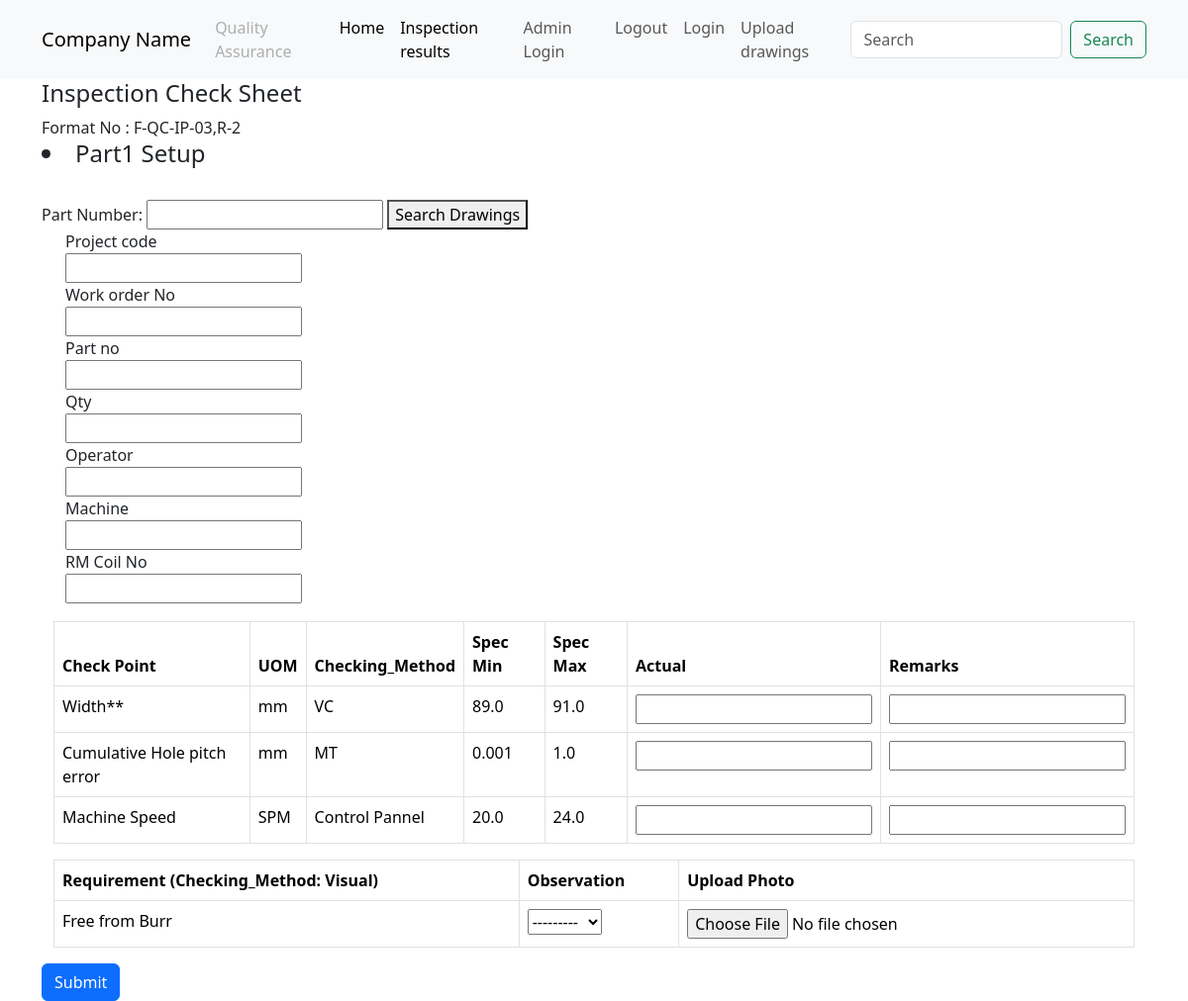
/1/ (signed in), run on the app's committed database.
### insp/models.py (models this page shows, shortened)
class Part(models.Model):
    part_group=models.ForeignKey(Part_group, on_delete=models.SET_NULL, null=True, blank=True)
    part=models.CharField(max_length=256,blank=True,null=True)
    def __str__(self):
        return str(self.part)

class Check(models.Model):
    part = models.ForeignKey(Part, on_delete=models.SET_NULL, null=True, blank=True)
    checkpoint=models.CharField(max_length=256,blank=True,null=True)
    uom = models.CharField(max_length=256,blank=True,null=True)
    checking_method=models.CharField(max_length=150,blank=True,null=True)
    spec_min=models.FloatField(null=True, blank=True)
    spec_max=models.FloatField(null=True, blank=True)
    Requirement=models.CharField(max_length=256,null=True, blank=True)

### insp/views.py (the view)
# urls.py: path('<int:pk>/', part_detail, name='part_detail'),
@login_required
@permission_required('Permission', raise_exception=True)
def part_detail(request, pk):
    part_ob = Part.objects.get(id=pk)
    checks = Check.objects.filter(part=part_ob)
    count = len(checks)
    drawing_search_form = DrawingSearchForm(request.GET)
    part_no_query = drawing_search_form['part_no'].value()
    if part_no_query:
        drawings = Part_detail.objects.filter(part_no=part_no_query)
    else:
        drawings = None
    formset=None
    form1 = Project_Form()
    InspFormSet = inlineformset_factory(Check, Inspection, extra=count, fields=('Var_spec_min', 'Var_spec_max', 'Actual', 'Remarks', 'Observation', 'Photo'), can_delete=False, labels='')
    if request.method == "POST":
        if 'drawing_search_submit' in request.POST:
            drawings = Part_detail.objects.filter(part_no__icontains=part_no_query)
        elif 'inspection_submit' in request.POST:
            formset = InspFormSet(request.POST, request.FILES, queryset=Inspection.objects.filter(check_point__part=part_ob))
            form1 = Project_Form(request.POST)
            if form1.is_valid() and formset.is_valid():
                form1 = form1.save()
                instances = formset.save(commit=False)
                for instance, check in zip(instances, checks):
                    instance.check_point = check
                    instance.Reported_by = request.user
                    instance.project = form1
                    if check.spec_min is None and check.spec_max is None:
                        instance.Var_spec_min = check.Var_spec_min
                        instance.Var_spec_max = check.Var_spec_max
                    instance.save()
                return redirect("part_group")  # Redirect to the appropriate URL after form submission
    else:
        formset = InspFormSet(queryset=Inspection.objects.filter(check_point__part=part_ob))
    context = {'formset': formset, 'checks': checks, 'part': part_ob, 'form1': form1, 'drawing_search_form': drawing_search_form, 'drawings': drawings}
    return render(request, "partdetail.html", context)

### insp/forms.py
class Project_Form(forms.ModelForm):
    class Meta:
        model = Project_code
        fields = ["project_code","Work_order_No","part_no","Qty","Operator","Machine","RM_Coil_No"]

class DrawingSearchForm(forms.Form):
    part_no = forms.CharField(label='Part Number', required=False)

### templates/partdetail.html (shortened to what this page needs)
{% extends 'base.html' %}
{% block body %}
<div style="background:transparent !important" class="jumbotron">
    <div class="container">
    <h4>Inspection Check Sheet </h4>
    <h7>Format No :  F-QC-IP-03,R-2 </h7>
   <h4><li> {{ part }} </li> </h4> <br>
    <form method="get" action="{% url 'part_detail' pk=part.id %}">
      {{ drawing_search_form }}
      <button type="submit" name="drawing_search_submit">Search Drawings</button>
  </form>
<div class="container">
<table class="table table-bordered">
    <thead style="background-color:#fdc001;">
        <tr>
     {% for check in checks|slice:":1" %}
      {%if check.checkpoint %}
      <th>Check Point</th>
      <th>UOM</th>
      <th>Checking_Method</th>
      <th>Spec Min</th>
       <th>Spec Max </th>
       <th>Actual</th>
       <th>Remarks</th>
       {% endif %}
       {% endfor %}
        </tr>
      </thead>
   <div class="container">
    <form method="post" novalidate enctype="multipart/form-data" class="form-horizontal">
    <div class="form-group">
      {% for i in form1 %}
      <div class="row">
      <label for="{{ i.id_for_label }} class="col-sm-2 col-form-label">{{ i.label }}</label>
      <div class="col-sm-10">
      {{ i }}
      </div>
       {% endfor %}  <br>  <br>
      {% for check in checks %}
      {% for form in formset %}
      {% if forloop.counter == forloop.parentloop.counter %}
      {%if check.checkpoint %}
     <tr>
       <td>{{check.checkpoint}}</td>
        <td> {{check.uom}} </td>
        <td> {{check.checking_method}} </td>
        {%if check.spec_min %}
        <td>{{check.spec_min}}</td>
        <td>{{check.spec_max}}</td>
        {% else %}
        <td> {{ form.Var_spec_min }}</td>
        <td> {{ form.Var_spec_max }}</td>
        {% endif %}
      <td> {{ form.Actual }}</td>
      <td> {{ form.Remarks}}</td>
      {% endif %}
        </tr>
        {% endif %}
        {% endfor %}
        {% endfor %}
 </table>
</div>
<div class="container">
  <table class="table table-bordered">
      <thead style="background-color:#fdc001;">
          <tr>
         {% for check in checks|slice:":1" %}
         {%if check.Requirement %}
         <th>Requirement (Checking_Method: Visual) </th>
         <th>Observation </th>
         <th>Upload Photo </th>
         {% endif %}
         {% endfor %}
          </tr>
        </thead>
     <div class="container">
      <form method="post" novalidate enctype="multipart/form-data">
      <div class="form-group">
        {% for check in checks %}
        {% for form in formset %}
        {% if forloop.counter == forloop.parentloop.counter %}
        {%if check.Requirement %}
        <td>{{check.Requirement}}</td>
        <td> {{ form.Observation }}</td>
        <td> {{ form.Photo }}</td>
        {% endif %}
          {% endif %}
          {% endfor %}
          {% endfor %}
   </table>
  </div>
<input type="submit" name="inspection_submit" value="Submit" class="btn btn-primary">
</div>
</div>
{% endblock %}

### templates/base.html (shortened to what this page needs)
<!DOCTYPE html>
<html lang="en">
<head>
    <link href="https://cdn.jsdelivr.net/npm/bootstrap@5.3.2/dist/css/bootstrap.min.css" rel="stylesheet">
    {% include 'navbar.html' %}
</head>
<body>
    {% block body %}{% endblock %}
</body>
</html>

### templates/navbar.html (shortened to what this page needs)
<nav class="navbar navbar-expand-lg bg-body-tertiary">
    <div class="container">
      <a class="navbar-brand" href="#">Company Name</a>
      <div class="collapse navbar-collapse" id="navbarSupportedContent">
        <ul class="navbar-nav me-auto mb-2 mb-lg-0">
            <li class="nav-item">
                <a class="nav-link disabled" aria-disabled="true"> Quality Assurance</a>
              </li>
          <li class="nav-item">
            <a class="nav-link active" aria-current="page" href="{% url 'part_group' %}"> Home</a>
          </li>
          <li class="nav-item">
            <a class="nav-link active" aria-current="page" href="{% url 'Insp' %}">Inspection results</a>
          </li>
          <li class="nav-item">
            <a class="nav-link" href="{% url "admin:index" %}">Admin Login </a>
          </li>
          <li class="nav-item">
            <a class="nav-link" href="{% url 'logout' %}?next={{request.path}}">Logout</a>
          </li>
          <li class="nav-item">
            <a class="nav-link" href="{% url 'login' %}">Login</a>
          </li>
          <li class="nav-item">
            <a class="nav-link" href="{% url 'input_num_extra_forms' %}">Upload drawings</a>
          </li>
        </ul>
        <form class="d-flex" role="search">
          <input class="form-control me-2" type="search" placeholder="Search" aria-label="Search">
          <button class="btn btn-outline-success" type="submit">Search</button>
        </form>
      </div>
    </div>
  </nav>

### data on the page
Part: part "Part1 Setup"
Check: shows "Check Point", checkpoint "Width**", uom "mm", checking_method "VC", spec_min "89.0", spec_max "91.0", shows "Requirement (Checking_Method: Visual)", Requirement "Free from Burr"
Check: checkpoint "Cumulative Hole pitch error", uom "mm", checking_method "MT", spec_min "0.001", spec_max "1.0"
Check: checkpoint "Machine Speed", uom "SPM", checking_method "Control Pannel", spec_min "20.0", spec_max "24.0"

### other printed values
{{ i.label }} "Project code" "Work order No" "Part no" "Qty" "Operator" "Machine" "RM Coil No"
